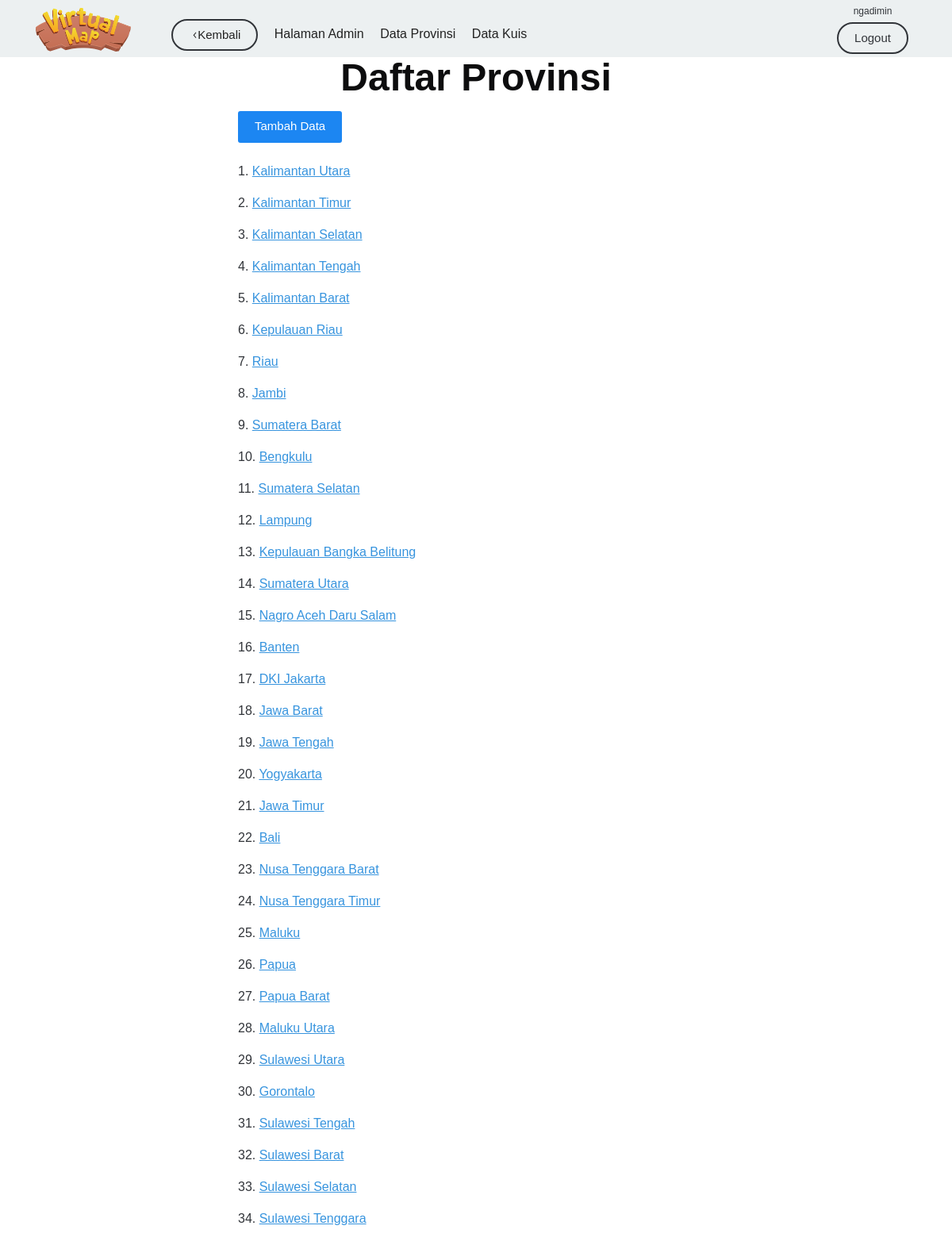
The page /daftar_prov.php (signed in) on the database its author committed.
### tables this page shows
CREATE TABLE `provinsi` (
  `id_prov` int(11) NOT NULL,
  `nama_prov` varchar(30) NOT NULL,
  `ibukota` varchar(30) NOT NULL,
  `jml_penduduk` int(11) NOT NULL,
  `luas_wilayah` int(11) NOT NULL,
  `rumah_adat` varchar(30) NOT NULL,
  `tari_adat` varchar(30) NOT NULL,
  `bhs_daerah` varchar(30) NOT NULL,
  `suku` varchar(30) NOT NULL,
  `gbr_baju_adat` varchar(100) NOT NULL,
  `gbr_rumah_adat` varchar(100) NOT NULL,
  `coords` text NOT NULL,
  `nama_baju_adat` varchar(40) NOT NULL,
  `wilwak` enum('WIB','WITA','WIT') NOT NULL,
  `position_label_css` text NOT NULL
);

### daftar_prov.php (the view, shortened to what this page needs)
<?php
include "koneksi.php";
?>
<!DOCTYPE html>
<html>
<head>
    <link rel="stylesheet" href="css/kube.css">
</head>
<body>
<?php
    include 'kepala.php';
?>
    <div id="main">
    	<div class="row align-center">
    		<div class="col-6">
    			<div class="text-center">
    				<h1>Daftar Provinsi</h1>
    			</div>
                <div>
                    <a href="entryProp.php" class="button">Tambah Data</a>
                </div>
                <br>
    			<div>
                <?php
                $sql = "select id_prov,nama_prov from provinsi";
                $hasil = mysqli_query ($koneksi,$sql) or die ("Gagal Akses");
                $no=1;
                while ($row = mysqli_fetch_array ($hasil)){
                ?>
    				<p><?php echo $no ?>. <a href="detail_prov.php?id=<?php echo $row['id_prov']?>">
                    <?php echo $row['nama_prov']?></a></p>
                    <?php $no++; } ?>
    			</div>
    		</div>
    	</div>
    </div>
</body>
</html>

### css/kube.css (style rules this page uses)
html { box-sizing: border-box; }
*, *:before, *:after { box-sizing: inherit; }
* { margin: 0; padding: 0; outline: 0; -webkit-overflow-scrolling: touch; }
html, body { font-size: 16px; line-height: 24px; }
body { font-family: Arial, "Helvetica Neue", Helvetica, sans-serif; color: #313439; background-color: transparent; }
a { color: #3794de; }
h1.title, h1, h2, h3, h4, h5, h6 { font-family: Arial, "Helvetica Neue", Helvetica, sans-serif; font-weight: bold; color: #0d0d0e; text-rendering: optimizeLegibility; margin-bottom: 16px; }
h1, .h1 { font-size: 48px; line-height: 52px; }
p, blockquote, hr, pre, ol, ul, dl, table, fieldset, figure, address, form { margin-bottom: 16px; }
.text-center { text-align: center; }
.row { display: flex; flex-direction: row; flex-wrap: wrap; }
.col-6 { width: 50%; }
button, .button { font-family: Arial, "Helvetica Neue", Helvetica, sans-serif; font-size: 15px; color: #fff; background-color: #1c86f2; border-radius: 3px; min-height: 40px; padding: 8px 20px; font-weight: 500; text-decoration: none; cursor: pointer; display: inline-block; line-height: 20px; border: 1px solid transparent; vertical-align: middle; -webkit-appearance: none; }
.align-center { justify-content: center; }

### css/medajar.css (style rules this page uses)
html { min-height: 100%; }
body { cursor: url(../img/arrow.png),auto; }

### rows shown on the page
provinsi: nama_prov "Kalimantan Utara"
provinsi: nama_prov "Kalimantan Timur"
provinsi: nama_prov "Kalimantan Selatan"
provinsi: nama_prov "Kalimantan Tengah"
provinsi: nama_prov "Kalimantan Barat"
provinsi: nama_prov "Kepulauan Riau"
provinsi: nama_prov "Riau"
provinsi: nama_prov "Jambi"
provinsi: nama_prov "Sumatera Barat"
provinsi: nama_prov "Bengkulu"
provinsi: nama_prov "Sumatera Selatan"
provinsi: nama_prov "Lampung"
provinsi: nama_prov "Kepulauan Bangka Belitung"
provinsi: nama_prov "Sumatera Utara"
provinsi: nama_prov "Nagro Aceh Daru Salam"
provinsi: nama_prov "Banten"
provinsi: nama_prov "DKI Jakarta"
provinsi: nama_prov "Jawa Barat"
provinsi: nama_prov "Jawa Tengah"
provinsi: nama_prov "Yogyakarta"
provinsi: nama_prov "Jawa Timur"
provinsi: nama_prov "Bali"
provinsi: nama_prov "Nusa Tenggara Barat"
provinsi: nama_prov "Nusa Tenggara Timur"
provinsi: nama_prov "Maluku"
provinsi: nama_prov "Papua"
provinsi: nama_prov "Papua Barat"
provinsi: nama_prov "Maluku Utara"
provinsi: nama_prov "Sulawesi Utara"
provinsi: nama_prov "Gorontalo"
provinsi: nama_prov "Sulawesi Tengah"
provinsi: nama_prov "Sulawesi Barat"
provinsi: nama_prov "Sulawesi Selatan"
provinsi: nama_prov "Sulawesi Tenggara"

### other values the page prints
$_SESSION["user"] "ngadimin"
